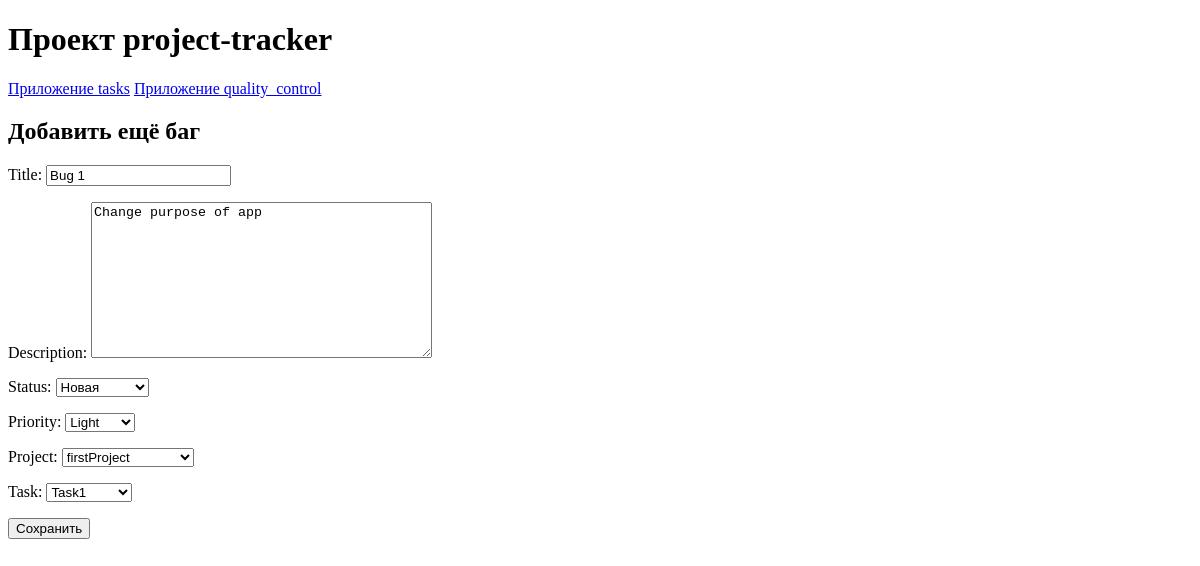
The page /quality_control/bugs/4/update/ on the database as committed earlier.
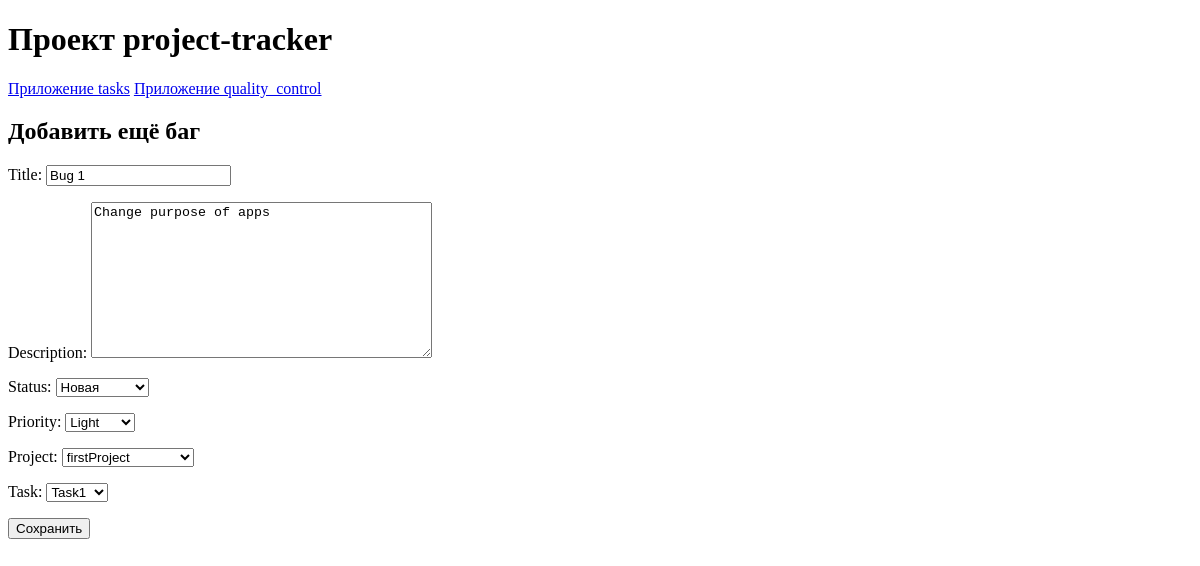
The same page on the database as committed later.
### quality_control/models.py (models this page shows)
class BugReport(models.Model):
    STATUS_CHOICES = [
        ('New','Новая'),
        ('In proccess','В работе'),
        ('Completed','Завершена')
        ]
    PRIORITY_CHOICES = [
        ('3', 'Hard'),
        ('2','Medium'),
        ('1','Light')
    ]
    title = models.CharField(max_length=50)
    description = models.TextField()
    project = models.ForeignKey(
        Project,
        related_name='project_as_bugreport',
        on_delete=models.CASCADE
    )
    task = models.ForeignKey(
        Task,
        related_name='task_as_bugreport',
        on_delete=models.SET_NULL,
        null = True
    )
    status = models.CharField(
        max_length=50,
        choices=STATUS_CHOICES,
        default='New',
    )
    priority = models.CharField(
        max_length=50,
        choices=PRIORITY_CHOICES,
        default='1'
    )
    created_at = models.DateTimeField(auto_now_add=True)
    update_at = models.DateTimeField(auto_now=True)

### quality_control/views.py (the view)
# urls.py: path('bugs/<int:bug_id>/update/', views.update_bugreport, name='update_bugreport'),
def update_bugreport(request, bug_id):
    bug = get_object_or_404(BugReport, pk=bug_id)
    if request.method == 'POST':
        form = BugReportForm(request.POST, instance=bug)
        if form.is_valid():
            form.save()
            return redirect('quality_control:bug_detail', bug_id=bug.id)
    else:
        form = BugReportForm(instance=bug)
    return render(request, 'quality_control/bug_update.html', {'form': form, 'bug': bug})

### quality_control/forms.py
class BugReportForm(ModelForm):
    class Meta:
        model = BugReport
        fields = ['title', 'description', 'status', 'priority', 'project', 'task']

### tasks/models.py (called while the page is built)
    def __str__(self):
        return self.name

    def __str__(self):
        return self.name

### quality_control/templates/quality_control/bug_update.html (shortened to what this page needs)
{% extends 'base/base.html' %}
{% block content %}
<h2>Добавить ещё баг</h2>
    <form method="post">
        {{ form.as_p }}
        <button type="submit">Сохранить</button>
    </form>
{% endblock %}

Rows that differ between the two databases and show on the page:
changed BugReport "Bug 1": description "Change purpose of app" → "Change purpose of apps"
